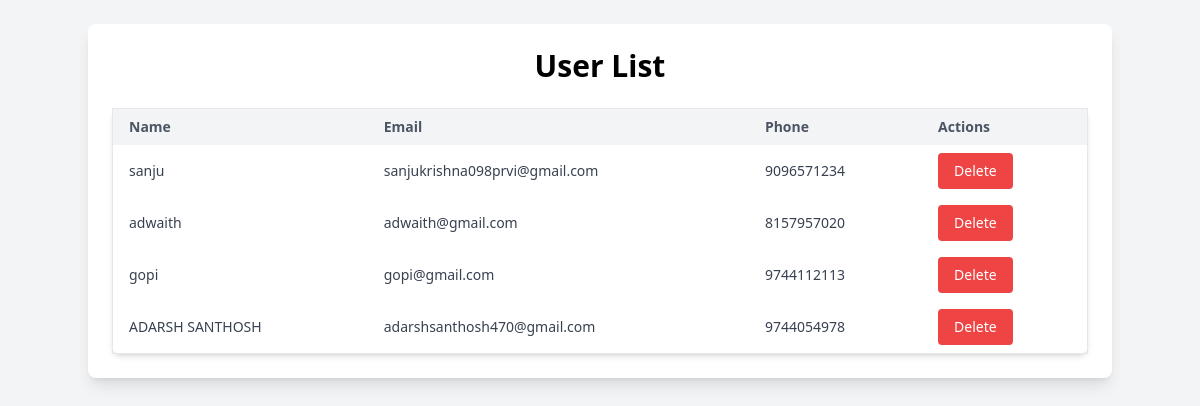
Before: /userlist/ with the older database file.
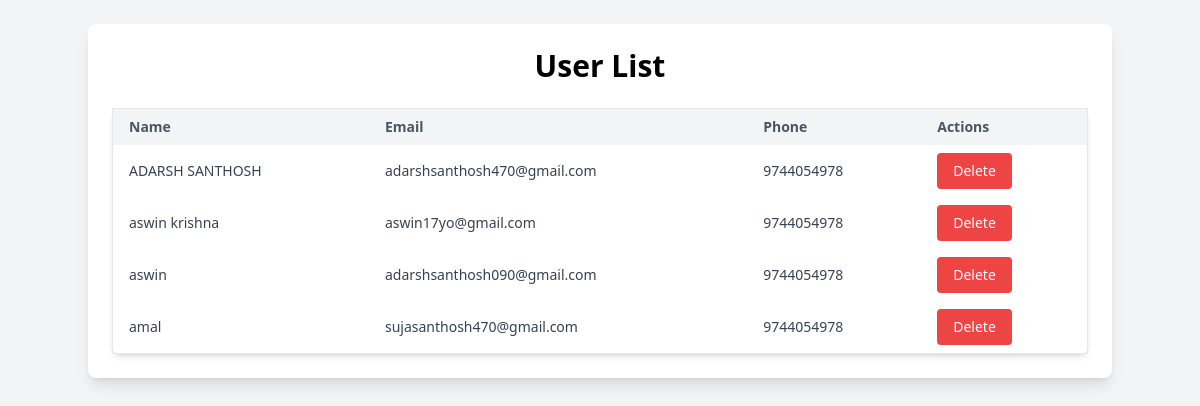
After: the same page with the newer database file.
### childmissingwebapp/models.py (models this page shows)
class register(models.Model):
    name=models.CharField(max_length=20)
    email=models.EmailField(unique=True)
    password=models.CharField(max_length=20)
    phone=models.IntegerField()

### childmissingwebapp/views.py (the view)
# urls.py: path('userlist/',views.userlist,name='userlist'),
def userlist(request):
    user = Register.objects.all()
    return render(request, 'userlist.html', {'user': user})

### childmissingwebapp/templates/userlist.html (shortened to what this page needs)
<!DOCTYPE html>
<html lang="en">
<head>
    <script src="https://cdn.tailwindcss.com"></script>
</head>
<body class="bg-gray-100 p-6">
    <div class="container mx-auto bg-white p-6 rounded-lg shadow-lg">
        <h1 class="text-3xl font-semibold text-center mb-6">User List</h1>
        <table class="min-w-full bg-white border border-gray-200 rounded-lg shadow-md">
            <thead class="bg-gray-100">
                <tr>
                    <th class="px-4 py-2 text-left text-sm font-semibold text-gray-600">Name</th>
                    <th class="px-4 py-2 text-left text-sm font-semibold text-gray-600">Email</th>
                    <th class="px-4 py-2 text-left text-sm font-semibold text-gray-600">Phone</th>
                    <th class="px-4 py-2 text-left text-sm font-semibold text-gray-600">Actions</th>
                </tr>
            </thead>
            <tbody>
                {% for user in user %}
                    <tr class="hover:bg-gray-50">
                        <td class="px-4 py-2 text-sm text-gray-700">{{ user.name }}</td>
                        <td class="px-4 py-2 text-sm text-gray-700">{{ user.email }}</td>
                        <td class="px-4 py-2 text-sm text-gray-700">{{ user.phone }}</td>
                        <td class="px-4 py-2 text-sm">
                            <form action="{% url 'deleteuser' user.id %}" method="POST" class="inline-block">
                                <button type="submit" class="bg-red-500 text-white px-4 py-2 rounded hover:bg-red-600 focus:outline-none">
                                    Delete
                                </button>
                            </form>
                        </td>
                    </tr>
                {% empty %}
                    <tr>
                        <td colspan="4" class="px-4 py-2 text-center text-gray-500">No users found</td>
                    </tr>
                {% endfor %}
            </tbody>
        </table>
    </div>
</body>
</html>

Changed rows visible on the page:
removed register: name "sanju", email "sanjukrishna098prvi@gmail.com", phone "9096571234"
removed register: name "adwaith", email "adwaith@gmail.com", phone "8157957020"
removed register: name "gopi", email "gopi@gmail.com", phone "9744112113"
added register: name "aswin krishna", email "aswin17yo@gmail.com", phone "9744054978"
added register: name "aswin", email "adarshsanthosh090@gmail.com", phone "9744054978"
added register: name "amal", email "sujasanthosh470@gmail.com", phone "9744054978"
